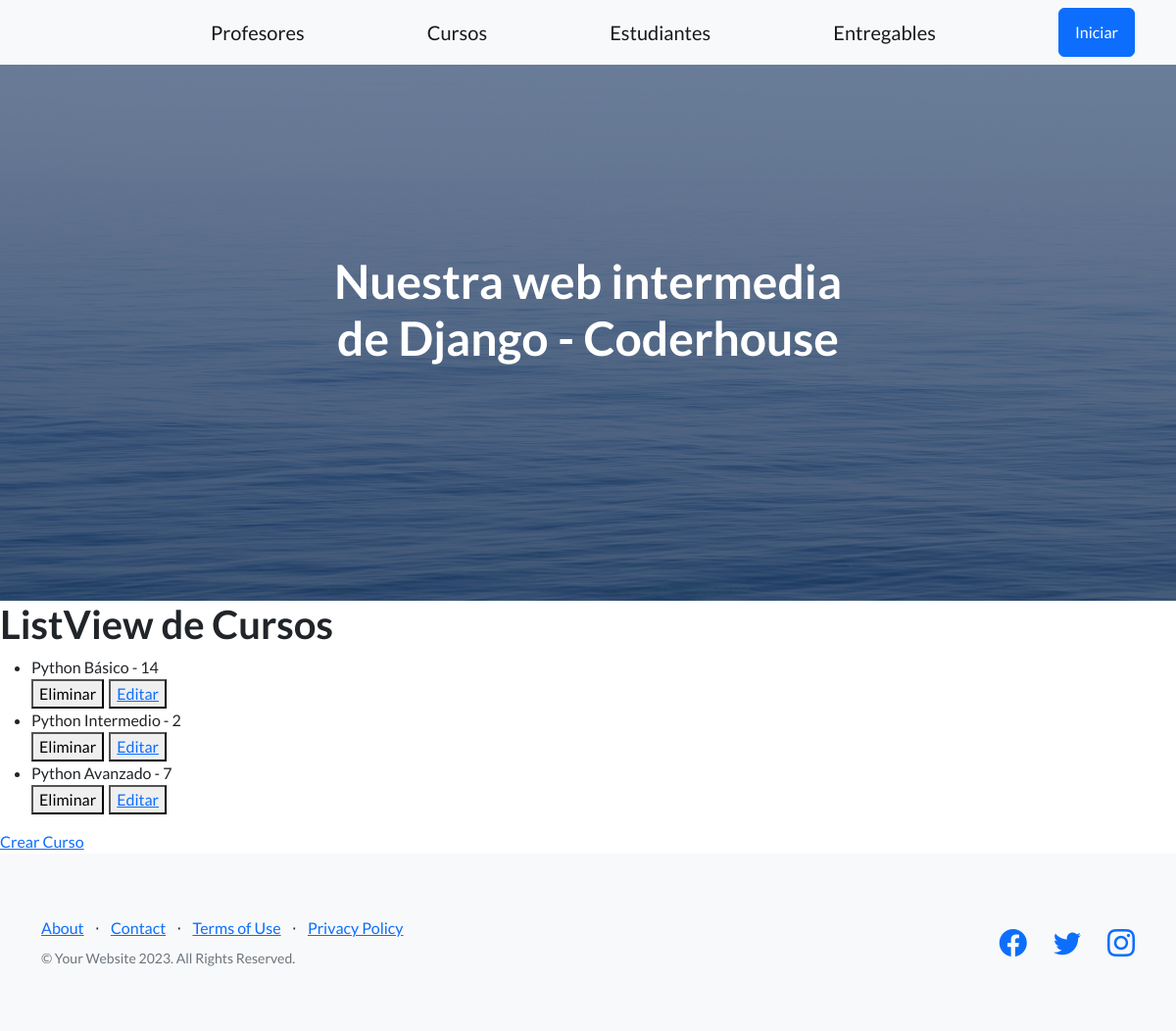
Page /Appdjango/lv-cursos on the earlier database version.
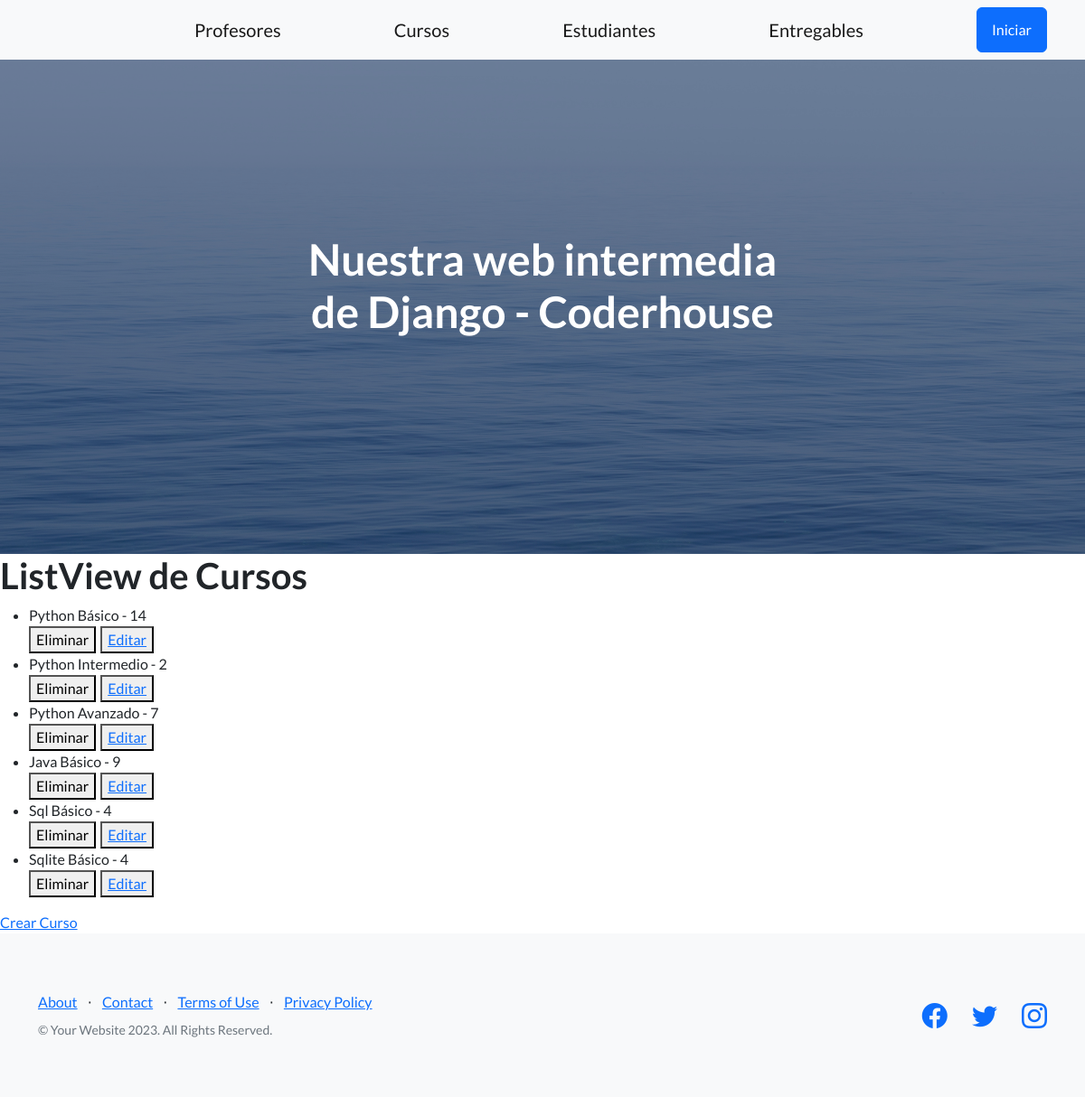
Same page on the later database version.
### AplicacionDjango/models.py (models this page shows)
class Curso(models.Model):
    nombre = models.CharField(max_length=50)
    comision = models.IntegerField()
    def __str__(self):
        return f"{self.nombre} - {self.comision}"

### AplicacionDjango/views.py (the view)
# urls.py: path('lv-cursos', CursoList.as_view(), name="CursosListView"),
class CursoList(ListView):
    model = Curso
    template_name = "curso_list_view.html"
    context_object_name = "cursos"

### AplicacionDjango/templates/curso_list_view.html
{% extends 'base.html' %}
{% load static %}
{% block contenidoQCambia %}
    <h1>ListView de Cursos</h1>
    <ul>
        {% for curso in cursos %}
            <li>
                {{curso}}
            </li>
            <div style="display: flex; column-gap: 5px;">
                <form action="{% url 'CursosDeleteView' curso.id %}" method="POST">{% csrf_token %}
                    <button type="submit">Eliminar</button>
                </form>
                <button>
                    <a href="{% url 'CursosUpdateView' curso.id %}">Editar</a>
                </button>
            </div>
        {% endfor %}
    </ul>
    <a href="{% url 'CursosCreateView' %}">Crear Curso</a>
{% endblock contenidoQCambia %}

Differences in the rows shown:
added Curso: nombre+comision "Java Básico - 9"
added Curso: nombre+comision "Sql Básico - 4"
added Curso: nombre+comision "Sqlite Básico - 4"
